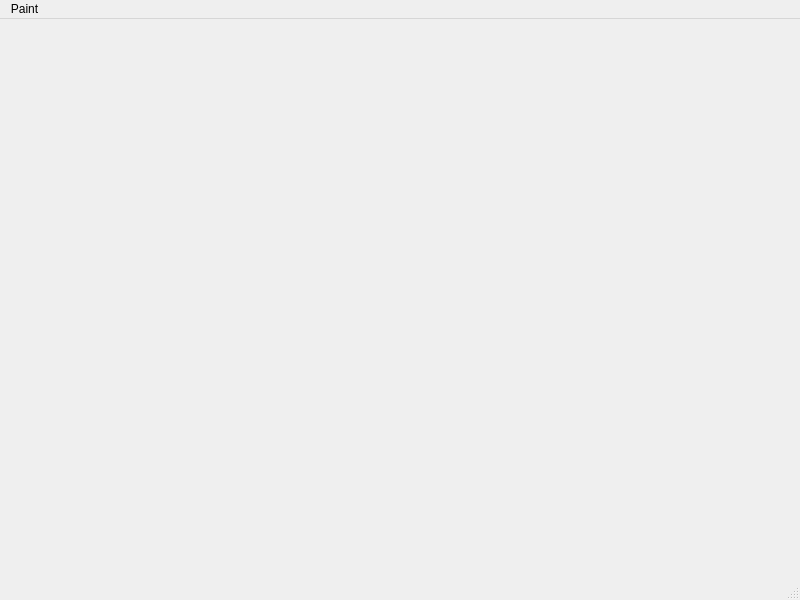
<?xml version="1.0" encoding="UTF-8"?>
<ui version="4.0">
 <class>MainWindow</class>
 <widget class="QMainWindow" name="MainWindow">
  <property name="geometry">
   <rect>
    <x>0</x>
    <y>0</y>
    <width>800</width>
    <height>600</height>
   </rect>
  </property>
  <property name="windowTitle">
   <string>MainWindow</string>
  </property>
  <widget class="QWidget" name="centralwidget">
   <layout class="QVBoxLayout" name="verticalLayout">
    <item>
     <widget class="PaintWidget" name="paint_widget" native="true"/>
    </item>
   </layout>
  </widget>
  <widget class="QMenuBar" name="menubar">
   <property name="geometry">
    <rect>
     <x>0</x>
     <y>0</y>
     <width>800</width>
     <height>21</height>
    </rect>
   </property>
   <widget class="QMenu" name="menuPaint">
    <property name="title">
     <string>Paint</string>
    </property>
    <addaction name="actionFreehand"/>
    <addaction name="actionCircles"/>
    <addaction name="actionSquares"/>
   </widget>
   <addaction name="menuPaint"/>
  </widget>
  <widget class="QStatusBar" name="statusbar"/>
  <action name="actionFreehand">
   <property name="checkable">
    <bool>true</bool>
   </property>
   <property name="checked">
    <bool>true</bool>
   </property>
   <property name="text">
    <string>Freehand</string>
   </property>
  </action>
  <action name="actionCircles">
   <property name="checkable">
    <bool>true</bool>
   </property>
   <property name="text">
    <string>Circles</string>
   </property>
  </action>
  <action name="actionSquares">
   <property name="checkable">
    <bool>true</bool>
   </property>
   <property name="text">
    <string>Squares</string>
   </property>
  </action>
 </widget>
 <customwidgets>
  <customwidget>
   <class>PaintWidget</class>
   <extends>QWidget</extends>
   <header>paint_widget.h</header>
   <container>1</container>
  </customwidget>
 </customwidgets>
 <resources/>
 <connections/>
</ui>
